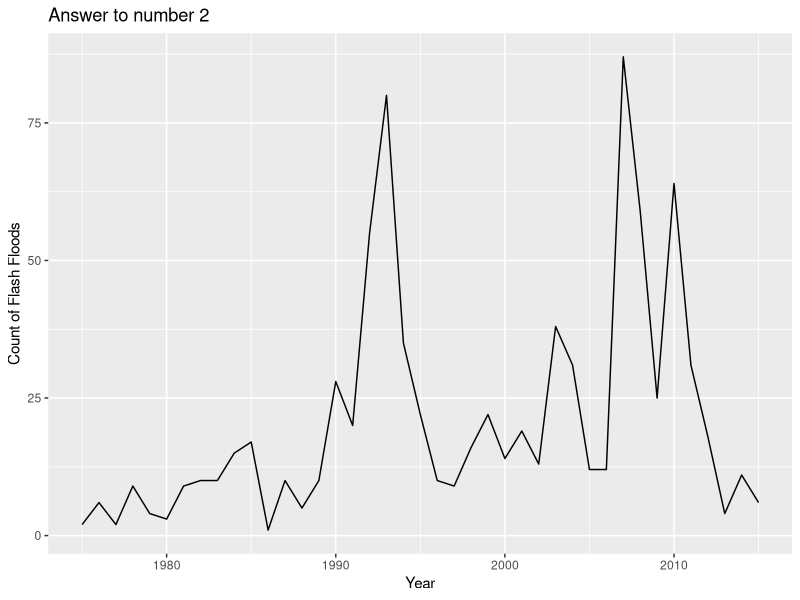
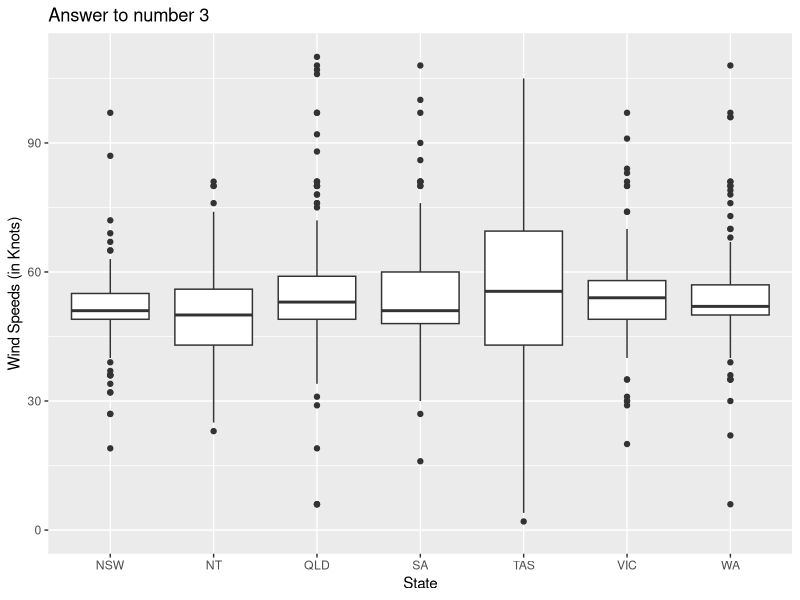

These figures' R source, in order:
library(dplyr)
library(ggplot2)
library(lubridate)
library(stringr)

storm <- read.csv("Australia_severe_storms_1975-2015.csv", stringsAsFactors=FALSE)

#Combining all of the Comments categories into an All.comments category and separating each combination with a space

storm$All.comments <- paste(storm$Comments, storm$X, storm$X.1, storm$X.2, storm$X.3, storm$X.4, sep=' ')

#Selecting only the columns in Question 1 : Event.ID, Database, Date.Time, State, All.comments
storm <- select(storm, Event.ID, Database, Date.Time, State, All.comments)

#Changing variable types to match
storm$Date.Time <-dmy_hm(storm$Date.Time)

#Answer to number 1
print(sapply(storm, class))

##Question 2

#Creating an expression to find out any form of flash flood, includes Flash flood, uppercase and lower case, and flashflood(ing)

expr <- "[Ff]lash.*[Ff]lood+"

#Implementing the expression to find out the rows which have this expression
storm$detect <- str_detect(storm$All.comments, expr)
#Setting up a year column
storm$year <- year(storm$Date.Time)
#Summing up the totals of the detect column by year and assigning it to count
count <- tapply(storm$detect, storm$year, sum)

#Converting count to a data frame so it makes it easier to graph by binding year into it
year <- c(1975:2015)
flashfloodcount <- cbind(year, count)
flashfloodcount <- as.data.frame(flashfloodcount)
#Finally plotting the results as a line with year as the x variable and count as the y variable
flashfloodplot <- ggplot(flashfloodcount) + geom_line(aes(x=year, y= count)) + labs(x = "Year", y="Count of Flash Floods") + ggtitle("Answer to number 2")
print(flashfloodplot)

##Question3 

#Expression to match all variants of Knots, Knot, kmh, km/h, kts, kt
expr0 <- "\\w+.[Kk]nots?|\\w+.[Kk]m/h|\\w+.[Kk]mh|\\w+.[Kk]ts|\\w+.[Kk]t"

#Expression to match the word preceding kmh or km/h
expr4 <- "\\w+.[Kk]mh|\\w+.[Kk]m.h"

#Expression to match all digits (to get rid of the kmh, or knots after str_extract)
expr5 <- "\\d+"


#Expression to match any variety of knots and kts or kt with word preceding
expr7 <- "\\w+.[Kk]nots?|\\w+.[Kk]ts?"

#Finding all of the kmh or km/h winds with the preceding word
storm$kmh <- str_extract(storm$All.comments, expr4)
#Using those extracted kmh speeds to extract only the digits
storm$kmh2 <- str_extract(storm$kmh, expr5)


#Finding all of the instances which measures Knots or km/h
storm$stormwind <- str_detect(storm$All.comments, expr0)
#Creating an empty variable to store in
stormwind <- c()
#Storing that empty variable where it finds any measure of Knots of km/h or any variation of them
stormwind <- storm[which(storm$stormwind == "TRUE"),]
#Converting that to number to do calculations on it
stormwind$kmh2 <- as.numeric(stormwind$kmh2)
#Converting kmh to knots by dividing it by 1.852
stormwind$kmhtoknot <- stormwind$kmh2/1.852
#Creating a new column with the rounded knots value derived from the kmh conversion
stormwind$fin <- round(stormwind$kmh2/1.852, digit = 0)

#Extracting all of the knots variations and the preceding words
stormwind$knot <- str_extract(stormwind$All.comments, expr7)
#Extracting the digits only from the knots variations
stormwind$knotfinal <- str_extract(stormwind$knot, expr5)
#If there are NA's in the knotfinal column (which only contained knots)
#Then this one will fill in those NA's with the rounded final kmh converted into knots
#So the knots extraction is prioritized and only the NA's are filled with the rounded knots from kmh
stormwind$knotfinal[is.na(stormwind$knotfinal)] <- stormwind$fin[is.na(stormwind$knotfinal)]

#Since I created a bunch of new columns and it was getting confusing, selecing only the relevant columns with the final knots
stormfinal <- select(stormwind, Event.ID, Database, State, All.comments, knotfinal)
#Creating new data set that is grouped by state (even though not necessary for final result, could have used the previous data frame)
stormgroup <- group_by(stormfinal, State)
#Converting the final knot values as numeric so we can plot
stormgroup$knotfinal <- as.numeric(stormgroup$knotfinal)
#Getting rid of one value which had no state
stormgroup <- stormgroup[!stormgroup$State == "",]
#Getting rid of all the NA values which had false positives
stormgroupfinal <- na.omit(stormgroup)

#Answer to number 3, plotting the boxplot with the wind speeds (in knots) separated by State
windspeedplot <- ggplot(stormgroupfinal) + geom_boxplot(aes(x=stormgroupfinal$State, y=stormgroupfinal$knotfinal)) + coord_cartesian(ylim = c(0, 110)) + ggtitle("Answer to number 3") + labs(x="State", y = "Wind Speeds (in Knots)")
print(windspeedplot)
